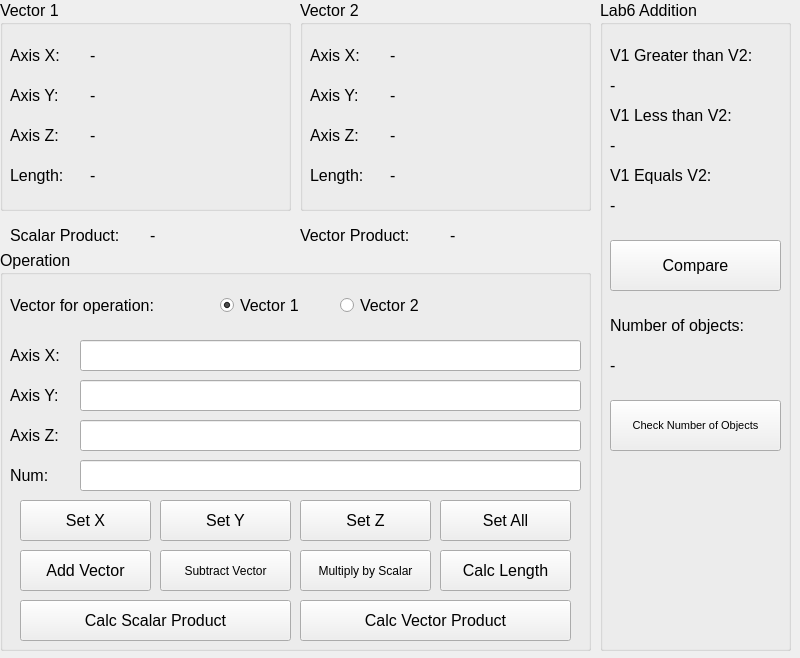
<?xml version="1.0" encoding="UTF-8"?>
<ui version="4.0">
 <class>Lab06_pnr</class>
 <widget class="QMainWindow" name="Lab06_pnr">
  <property name="geometry">
   <rect>
    <x>0</x>
    <y>0</y>
    <width>800</width>
    <height>658</height>
   </rect>
  </property>
  <property name="windowTitle">
   <string>Lab06_pnr</string>
  </property>
  <widget class="QWidget" name="centralwidget">
   <widget class="QLabel" name="scalarProdLabel_pnr">
    <property name="geometry">
     <rect>
      <x>10</x>
      <y>220</y>
      <width>131</width>
      <height>31</height>
     </rect>
    </property>
    <property name="font">
     <font>
      <pointsize>12</pointsize>
     </font>
    </property>
    <property name="text">
     <string>Scalar Product:</string>
    </property>
   </widget>
   <widget class="QGroupBox" name="vector1Group_pnr">
    <property name="geometry">
     <rect>
      <x>0</x>
      <y>0</y>
      <width>291</width>
      <height>211</height>
     </rect>
    </property>
    <property name="font">
     <font>
      <pointsize>12</pointsize>
     </font>
    </property>
    <property name="title">
     <string>Vector 1</string>
    </property>
    <widget class="QLabel" name="axisXLabelV1_pnr">
     <property name="geometry">
      <rect>
       <x>10</x>
       <y>40</y>
       <width>63</width>
       <height>31</height>
      </rect>
     </property>
     <property name="text">
      <string>Axis X:</string>
     </property>
    </widget>
    <widget class="QLabel" name="axisYLabelV1_pnr">
     <property name="geometry">
      <rect>
       <x>10</x>
       <y>80</y>
       <width>63</width>
       <height>31</height>
      </rect>
     </property>
     <property name="text">
      <string>Axis Y:</string>
     </property>
    </widget>
    <widget class="QLabel" name="axisZLabelV1_pnr">
     <property name="geometry">
      <rect>
       <x>10</x>
       <y>120</y>
       <width>63</width>
       <height>31</height>
      </rect>
     </property>
     <property name="text">
      <string>Axis Z:</string>
     </property>
    </widget>
    <widget class="QLabel" name="lengthLabelV1_pnr">
     <property name="geometry">
      <rect>
       <x>10</x>
       <y>160</y>
       <width>63</width>
       <height>31</height>
      </rect>
     </property>
     <property name="text">
      <string>Length:</string>
     </property>
    </widget>
    <widget class="QLabel" name="lengthValueLabelV1_pnr">
     <property name="geometry">
      <rect>
       <x>90</x>
       <y>160</y>
       <width>191</width>
       <height>31</height>
      </rect>
     </property>
     <property name="text">
      <string>-</string>
     </property>
    </widget>
    <widget class="QLabel" name="axisZValueLabelV1_pnr">
     <property name="geometry">
      <rect>
       <x>90</x>
       <y>120</y>
       <width>191</width>
       <height>31</height>
      </rect>
     </property>
     <property name="text">
      <string>-</string>
     </property>
    </widget>
    <widget class="QLabel" name="axisYValueLabelV1_pnr">
     <property name="geometry">
      <rect>
       <x>90</x>
       <y>80</y>
       <width>191</width>
       <height>31</height>
      </rect>
     </property>
     <property name="text">
      <string>-</string>
     </property>
    </widget>
    <widget class="QLabel" name="axisXValueLabelV1_pnr">
     <property name="geometry">
      <rect>
       <x>90</x>
       <y>40</y>
       <width>191</width>
       <height>31</height>
      </rect>
     </property>
     <property name="text">
      <string>-</string>
     </property>
    </widget>
   </widget>
   <widget class="QLabel" name="vectorProdLabel_pnr">
    <property name="geometry">
     <rect>
      <x>300</x>
      <y>220</y>
      <width>141</width>
      <height>31</height>
     </rect>
    </property>
    <property name="font">
     <font>
      <pointsize>12</pointsize>
     </font>
    </property>
    <property name="text">
     <string>Vector Product:</string>
    </property>
   </widget>
   <widget class="QGroupBox" name="Lab6Addition_pnr">
    <property name="geometry">
     <rect>
      <x>600</x>
      <y>0</y>
      <width>191</width>
      <height>651</height>
     </rect>
    </property>
    <property name="font">
     <font>
      <pointsize>12</pointsize>
     </font>
    </property>
    <property name="title">
     <string>Lab6 Addition</string>
    </property>
    <widget class="QLabel" name="greaterThanLabel_pnr">
     <property name="geometry">
      <rect>
       <x>10</x>
       <y>40</y>
       <width>181</width>
       <height>31</height>
      </rect>
     </property>
     <property name="text">
      <string>V1 Greater than V2:</string>
     </property>
    </widget>
    <widget class="QLabel" name="lessThanLabel_pnr">
     <property name="geometry">
      <rect>
       <x>10</x>
       <y>100</y>
       <width>181</width>
       <height>31</height>
      </rect>
     </property>
     <property name="text">
      <string>V1 Less than V2:</string>
     </property>
    </widget>
    <widget class="QLabel" name="equalsLabel_pnr">
     <property name="geometry">
      <rect>
       <x>10</x>
       <y>160</y>
       <width>181</width>
       <height>31</height>
      </rect>
     </property>
     <property name="text">
      <string>V1 Equals V2:</string>
     </property>
    </widget>
    <widget class="QLabel" name="greaterValLabel_pnr">
     <property name="geometry">
      <rect>
       <x>10</x>
       <y>70</y>
       <width>181</width>
       <height>31</height>
      </rect>
     </property>
     <property name="text">
      <string>-</string>
     </property>
    </widget>
    <widget class="QLabel" name="lessValLabel_pnr">
     <property name="geometry">
      <rect>
       <x>10</x>
       <y>130</y>
       <width>181</width>
       <height>31</height>
      </rect>
     </property>
     <property name="text">
      <string>-</string>
     </property>
    </widget>
    <widget class="QLabel" name="equalsValLabel_pnr">
     <property name="geometry">
      <rect>
       <x>10</x>
       <y>190</y>
       <width>181</width>
       <height>31</height>
      </rect>
     </property>
     <property name="text">
      <string>-</string>
     </property>
    </widget>
    <widget class="QPushButton" name="btnCompare_pnr">
     <property name="geometry">
      <rect>
       <x>10</x>
       <y>240</y>
       <width>171</width>
       <height>51</height>
      </rect>
     </property>
     <property name="text">
      <string>Compare</string>
     </property>
    </widget>
    <widget class="QLabel" name="numOfObjectsLabel_pnr">
     <property name="geometry">
      <rect>
       <x>10</x>
       <y>310</y>
       <width>181</width>
       <height>31</height>
      </rect>
     </property>
     <property name="text">
      <string>Number of objects:</string>
     </property>
    </widget>
    <widget class="QLabel" name="numOfObjectsValLabel_pnr">
     <property name="geometry">
      <rect>
       <x>10</x>
       <y>350</y>
       <width>181</width>
       <height>31</height>
      </rect>
     </property>
     <property name="text">
      <string>-</string>
     </property>
    </widget>
    <widget class="QPushButton" name="btnNumOfObj_pnr">
     <property name="geometry">
      <rect>
       <x>10</x>
       <y>400</y>
       <width>171</width>
       <height>51</height>
      </rect>
     </property>
     <property name="font">
      <font>
       <pointsize>8</pointsize>
      </font>
     </property>
     <property name="text">
      <string>Check Number of Objects</string>
     </property>
    </widget>
   </widget>
   <widget class="QGroupBox" name="operationGroup_pnr">
    <property name="geometry">
     <rect>
      <x>0</x>
      <y>250</y>
      <width>591</width>
      <height>401</height>
     </rect>
    </property>
    <property name="font">
     <font>
      <pointsize>12</pointsize>
     </font>
    </property>
    <property name="title">
     <string>Operation</string>
    </property>
    <widget class="QLabel" name="vectorForOperLabel_pnr">
     <property name="geometry">
      <rect>
       <x>10</x>
       <y>40</y>
       <width>211</width>
       <height>31</height>
      </rect>
     </property>
     <property name="text">
      <string>Vector for operation:</string>
     </property>
    </widget>
    <widget class="QRadioButton" name="radioButtonV1_pnr">
     <property name="geometry">
      <rect>
       <x>220</x>
       <y>40</y>
       <width>110</width>
       <height>31</height>
      </rect>
     </property>
     <property name="text">
      <string>Vector 1</string>
     </property>
     <property name="checked">
      <bool>true</bool>
     </property>
    </widget>
    <widget class="QRadioButton" name="radioButtonV2_pnr">
     <property name="geometry">
      <rect>
       <x>340</x>
       <y>40</y>
       <width>110</width>
       <height>31</height>
      </rect>
     </property>
     <property name="text">
      <string>Vector 2</string>
     </property>
    </widget>
    <widget class="QLabel" name="axisZLabelOper_pnr_2">
     <property name="geometry">
      <rect>
       <x>10</x>
       <y>170</y>
       <width>63</width>
       <height>31</height>
      </rect>
     </property>
     <property name="text">
      <string>Axis Z:</string>
     </property>
    </widget>
    <widget class="QLabel" name="axisXLabelOper_pnr_2">
     <property name="geometry">
      <rect>
       <x>10</x>
       <y>90</y>
       <width>63</width>
       <height>31</height>
      </rect>
     </property>
     <property name="text">
      <string>Axis X:</string>
     </property>
    </widget>
    <widget class="QLabel" name="axisYLabelOper_pnr_2">
     <property name="geometry">
      <rect>
       <x>10</x>
       <y>130</y>
       <width>63</width>
       <height>31</height>
      </rect>
     </property>
     <property name="text">
      <string>Axis Y:</string>
     </property>
    </widget>
    <widget class="QLineEdit" name="lineEditAxisX_pnr">
     <property name="geometry">
      <rect>
       <x>80</x>
       <y>90</y>
       <width>501</width>
       <height>31</height>
      </rect>
     </property>
    </widget>
    <widget class="QLineEdit" name="lineEditAxisY_pnr">
     <property name="geometry">
      <rect>
       <x>80</x>
       <y>130</y>
       <width>501</width>
       <height>31</height>
      </rect>
     </property>
    </widget>
    <widget class="QLineEdit" name="lineEditAxisZ_pnr">
     <property name="geometry">
      <rect>
       <x>80</x>
       <y>170</y>
       <width>501</width>
       <height>31</height>
      </rect>
     </property>
    </widget>
    <widget class="QPushButton" name="btnSetX_pnr">
     <property name="geometry">
      <rect>
       <x>20</x>
       <y>250</y>
       <width>131</width>
       <height>41</height>
      </rect>
     </property>
     <property name="text">
      <string>Set X</string>
     </property>
    </widget>
    <widget class="QPushButton" name="btnSetY_pnr">
     <property name="geometry">
      <rect>
       <x>160</x>
       <y>250</y>
       <width>131</width>
       <height>41</height>
      </rect>
     </property>
     <property name="text">
      <string>Set Y</string>
     </property>
    </widget>
    <widget class="QPushButton" name="btnSetZ_pnr">
     <property name="geometry">
      <rect>
       <x>300</x>
       <y>250</y>
       <width>131</width>
       <height>41</height>
      </rect>
     </property>
     <property name="text">
      <string>Set Z</string>
     </property>
    </widget>
    <widget class="QPushButton" name="btnSetAll_pnr">
     <property name="geometry">
      <rect>
       <x>440</x>
       <y>250</y>
       <width>131</width>
       <height>41</height>
      </rect>
     </property>
     <property name="text">
      <string>Set All</string>
     </property>
    </widget>
    <widget class="QPushButton" name="btnAddVector_pnr">
     <property name="geometry">
      <rect>
       <x>20</x>
       <y>300</y>
       <width>131</width>
       <height>41</height>
      </rect>
     </property>
     <property name="text">
      <string>Add Vector</string>
     </property>
    </widget>
    <widget class="QPushButton" name="btnSubtrVector_pnr">
     <property name="geometry">
      <rect>
       <x>160</x>
       <y>300</y>
       <width>131</width>
       <height>41</height>
      </rect>
     </property>
     <property name="font">
      <font>
       <pointsize>9</pointsize>
      </font>
     </property>
     <property name="text">
      <string>Subtract Vector</string>
     </property>
    </widget>
    <widget class="QPushButton" name="btnMultByScalar_pnr">
     <property name="geometry">
      <rect>
       <x>300</x>
       <y>300</y>
       <width>131</width>
       <height>41</height>
      </rect>
     </property>
     <property name="font">
      <font>
       <pointsize>9</pointsize>
      </font>
     </property>
     <property name="text">
      <string>Multiply by Scalar</string>
     </property>
    </widget>
    <widget class="QPushButton" name="btnCalcLength_pnr">
     <property name="geometry">
      <rect>
       <x>440</x>
       <y>300</y>
       <width>131</width>
       <height>41</height>
      </rect>
     </property>
     <property name="text">
      <string>Calc Length</string>
     </property>
    </widget>
    <widget class="QPushButton" name="btnCalcScalarProd_pnr">
     <property name="geometry">
      <rect>
       <x>20</x>
       <y>350</y>
       <width>271</width>
       <height>41</height>
      </rect>
     </property>
     <property name="font">
      <font>
       <pointsize>12</pointsize>
      </font>
     </property>
     <property name="text">
      <string>Calc Scalar Product</string>
     </property>
    </widget>
    <widget class="QPushButton" name="btnCalcVectorProd_pnr">
     <property name="geometry">
      <rect>
       <x>300</x>
       <y>350</y>
       <width>271</width>
       <height>41</height>
      </rect>
     </property>
     <property name="font">
      <font>
       <pointsize>12</pointsize>
      </font>
     </property>
     <property name="text">
      <string>Calc Vector Product</string>
     </property>
    </widget>
    <widget class="QLineEdit" name="lineEditNum_pnr">
     <property name="geometry">
      <rect>
       <x>80</x>
       <y>210</y>
       <width>501</width>
       <height>31</height>
      </rect>
     </property>
     <property name="text">
      <string/>
     </property>
    </widget>
    <widget class="QLabel" name="numLabelOper_pnr">
     <property name="geometry">
      <rect>
       <x>10</x>
       <y>210</y>
       <width>63</width>
       <height>31</height>
      </rect>
     </property>
     <property name="text">
      <string>Num:</string>
     </property>
    </widget>
   </widget>
   <widget class="QGroupBox" name="vector2Group_pnr">
    <property name="geometry">
     <rect>
      <x>300</x>
      <y>0</y>
      <width>291</width>
      <height>211</height>
     </rect>
    </property>
    <property name="font">
     <font>
      <pointsize>12</pointsize>
     </font>
    </property>
    <property name="title">
     <string>Vector 2</string>
    </property>
    <widget class="QLabel" name="axisZLabelV2_pnr">
     <property name="geometry">
      <rect>
       <x>10</x>
       <y>120</y>
       <width>63</width>
       <height>31</height>
      </rect>
     </property>
     <property name="text">
      <string>Axis Z:</string>
     </property>
    </widget>
    <widget class="QLabel" name="axisYLabelV2_pnr">
     <property name="geometry">
      <rect>
       <x>10</x>
       <y>80</y>
       <width>63</width>
       <height>31</height>
      </rect>
     </property>
     <property name="text">
      <string>Axis Y:</string>
     </property>
    </widget>
    <widget class="QLabel" name="axisXLabelV2_pnr">
     <property name="geometry">
      <rect>
       <x>10</x>
       <y>40</y>
       <width>63</width>
       <height>31</height>
      </rect>
     </property>
     <property name="text">
      <string>Axis X:</string>
     </property>
    </widget>
    <widget class="QLabel" name="lengthLabelV2_pnr">
     <property name="geometry">
      <rect>
       <x>10</x>
       <y>160</y>
       <width>63</width>
       <height>31</height>
      </rect>
     </property>
     <property name="text">
      <string>Length:</string>
     </property>
    </widget>
    <widget class="QLabel" name="lengthValueLabelV2_pnr">
     <property name="geometry">
      <rect>
       <x>90</x>
       <y>160</y>
       <width>191</width>
       <height>31</height>
      </rect>
     </property>
     <property name="text">
      <string>-</string>
     </property>
    </widget>
    <widget class="QLabel" name="axisYValueLabelV2_pnr">
     <property name="geometry">
      <rect>
       <x>90</x>
       <y>80</y>
       <width>191</width>
       <height>31</height>
      </rect>
     </property>
     <property name="text">
      <string>-</string>
     </property>
    </widget>
    <widget class="QLabel" name="axisXValueLabelV2_pnr">
     <property name="geometry">
      <rect>
       <x>90</x>
       <y>40</y>
       <width>191</width>
       <height>31</height>
      </rect>
     </property>
     <property name="text">
      <string>-</string>
     </property>
    </widget>
    <widget class="QLabel" name="axisZValueLabelV2_pnr">
     <property name="geometry">
      <rect>
       <x>90</x>
       <y>120</y>
       <width>191</width>
       <height>31</height>
      </rect>
     </property>
     <property name="text">
      <string>-</string>
     </property>
    </widget>
   </widget>
   <widget class="QLabel" name="scalarProdValueLabel_pnr">
    <property name="geometry">
     <rect>
      <x>150</x>
      <y>220</y>
      <width>141</width>
      <height>31</height>
     </rect>
    </property>
    <property name="font">
     <font>
      <pointsize>12</pointsize>
     </font>
    </property>
    <property name="text">
     <string>-</string>
    </property>
   </widget>
   <widget class="QLabel" name="vectorProdValueLabel_pnr">
    <property name="geometry">
     <rect>
      <x>450</x>
      <y>220</y>
      <width>141</width>
      <height>31</height>
     </rect>
    </property>
    <property name="font">
     <font>
      <pointsize>12</pointsize>
     </font>
    </property>
    <property name="text">
     <string>-</string>
    </property>
   </widget>
  </widget>
 </widget>
 <resources/>
 <connections/>
</ui>
